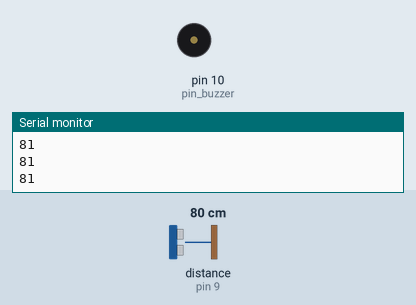
This sketch was run on a simulated Arduino Uno, built with avr-gcc and run on an emulated ATmega328P. Parts: buzzer (waves = sounding, pin HIGH), the last lines printed to the serial monitor. The inputs (shaded band) are chosen by the test bench; at power-on: distance to the obstacle (sensor on pin 9) 80 cm. The echo pulse lasts 58.3 µs per cm.

Above: at 1.2 s.
1.3 s: distance to the obstacle (sensor on pin 9) set to 75 cm
At 3.9 s:
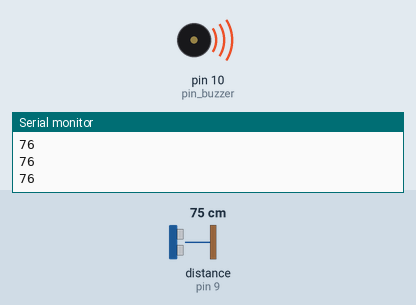
4.3 s: distance to the obstacle (sensor on pin 9) set to 120 cm
At 4.8 s:
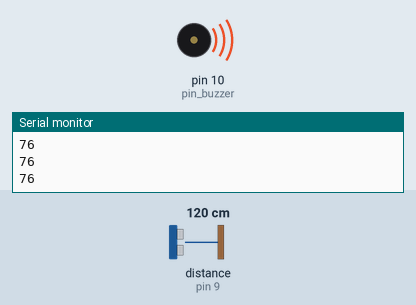
5.8 s: distance to the obstacle (sensor on pin 9) set to 2 cm
At 6.7 s:
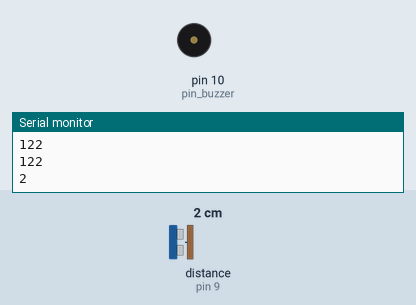
Timing chart, 0 to 14.8 s (numbered marks = the images above; inputs shaded):
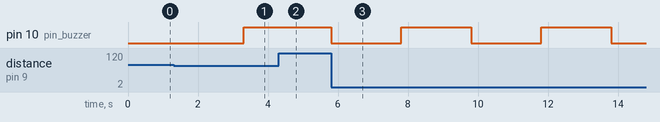

Measured:
- the behaviour switches between 79 and 78 cm on distance to the obstacle (sensor on pin 9) (found by bisection; images 0 and 1)
- after the input at 1.3 s, pin 10 (pin_buzzer): LOW → HIGH after 2.0 s
- after the input at 4.3 s, pin 10 (pin_buzzer): stays HIGH (without the input it goes to LOW after 1.0 s)
- after the input at 5.8 s, pin 10 (pin_buzzer): alternates HIGH for 2.0 s and LOW for 2.0 s, starting at once

The sketch:

ultra.ino
```cpp
#include <NewPing.h>
#define pin_trig 8
#define pin_echo 9
#define pin_buzzer 10
bool estado = true;
NewPing sonar(pin_trig, pin_echo, 200);
void setup() {
  pinMode(pin_buzzer, OUTPUT);
  Serial.begin(9600);

}

void loop() {
  int result = sonar.ping_cm();
  if((result < 80) && (result != 0)){
    estado = !estado;
    digitalWrite(pin_buzzer, estado);
    Serial.println(result);
    delay(2000);
  }
  Serial.println(result);

}
```
